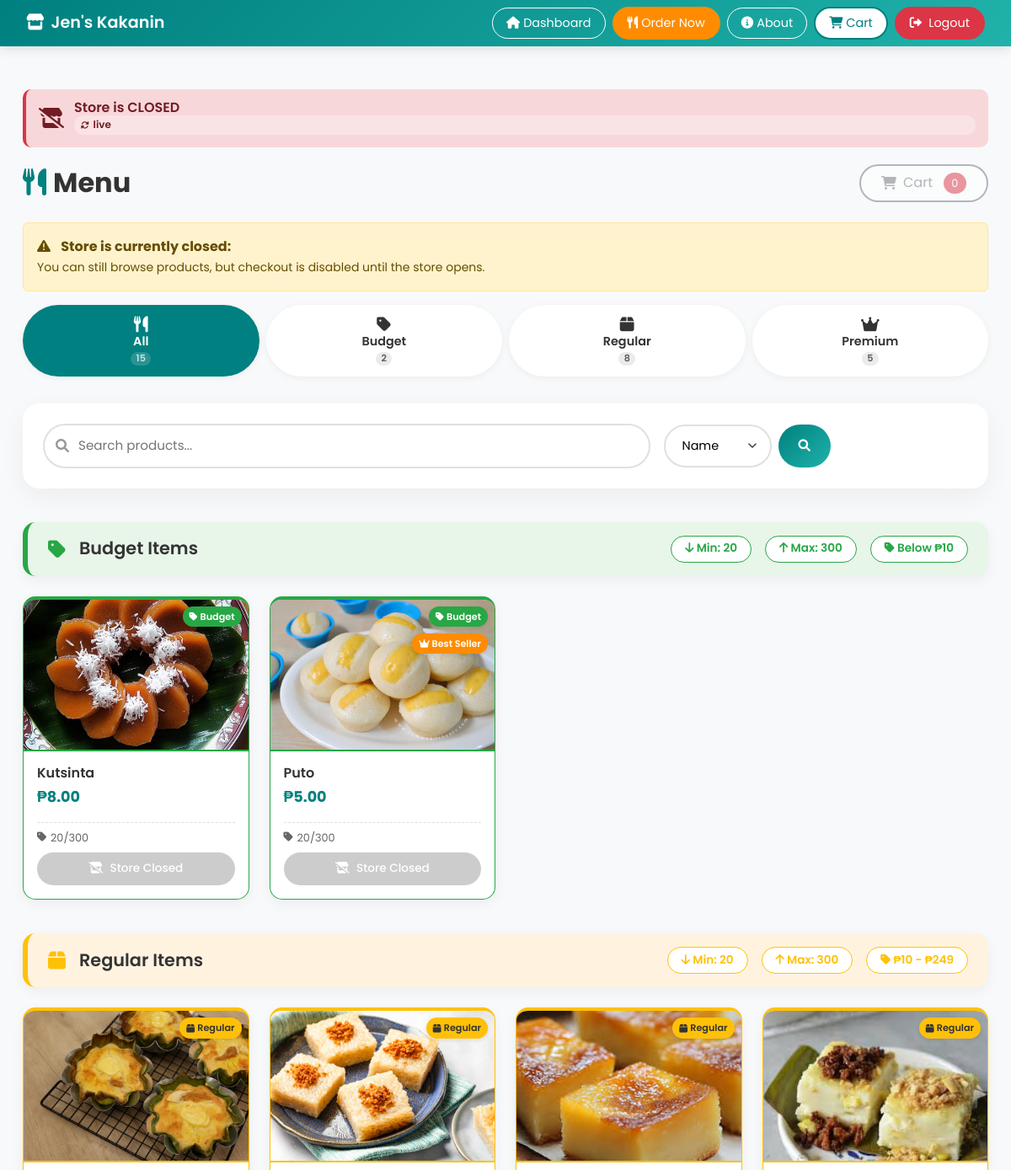
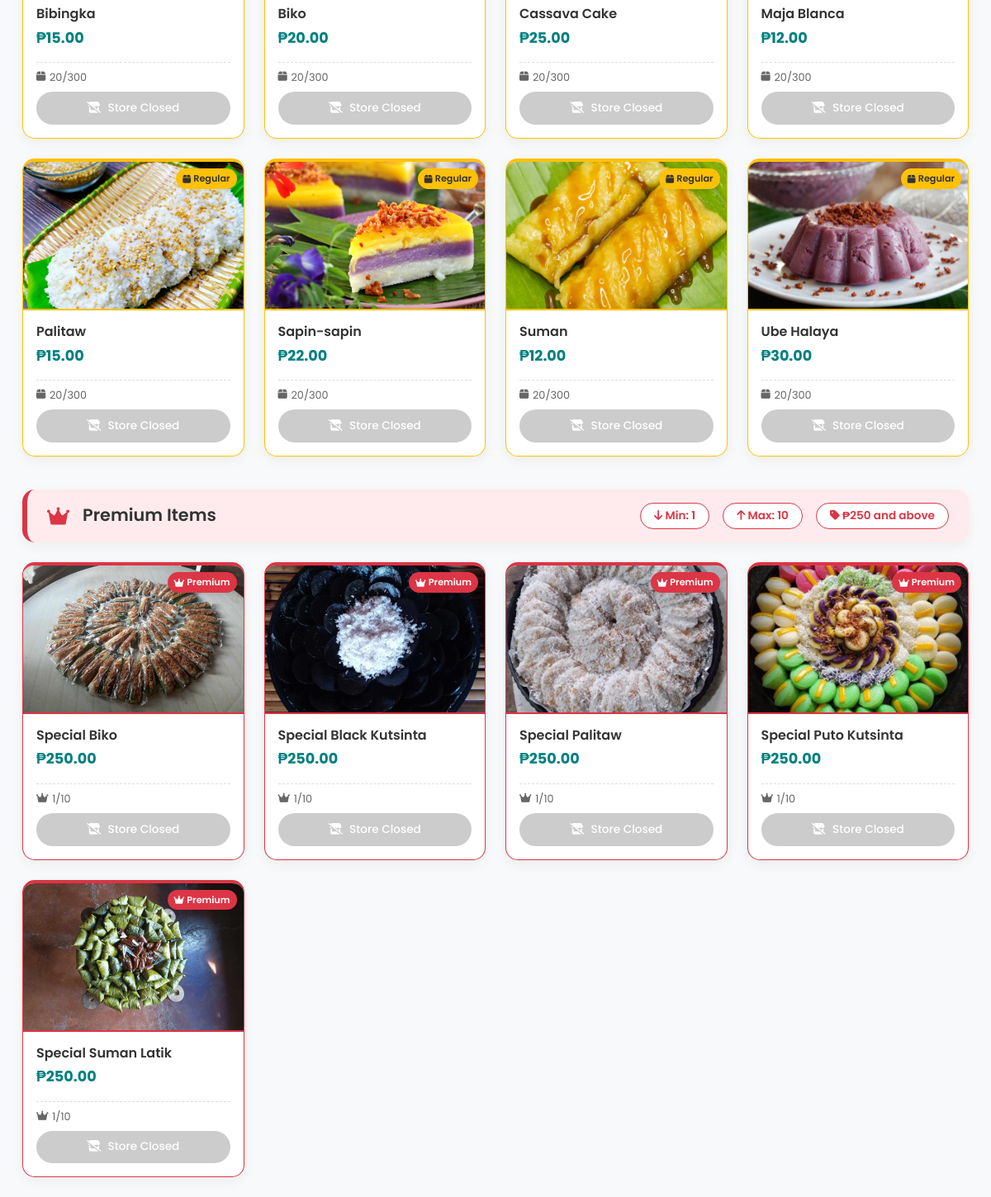
Screenshot of /menu (signed in) with the database file from the repository (2 pictures, top to bottom).
### tables this page shows
CREATE TABLE `tbl_store_status` (
  `id` int(11) NOT NULL AUTO_INCREMENT,
  `is_online` tinyint(1) DEFAULT 0,
  `updated_by` int(11) DEFAULT NULL,
  `updated_at` timestamp NOT NULL DEFAULT current_timestamp() ON UPDATE current_timestamp(),
  `offline_message` text DEFAULT NULL,
  PRIMARY KEY (`id`)
);

CREATE TABLE `tbl_products` (
  `id` int(11) NOT NULL AUTO_INCREMENT,
  `name` varchar(100) NOT NULL,
  `description` text DEFAULT NULL,
  `price` decimal(10,2) NOT NULL,
  `stock` int(11) NOT NULL DEFAULT 0,
  `low_stock_threshold` int(11) DEFAULT 10,
  `image` varchar(255) DEFAULT NULL,
  `created_at` timestamp NOT NULL DEFAULT current_timestamp(),
  `updated_at` timestamp NOT NULL DEFAULT current_timestamp() ON UPDATE current_timestamp(),
  PRIMARY KEY (`id`),
  UNIQUE KEY `unique_product_name` (`name`)
);

### menu.php (the view, shortened to what this page needs)
<?php
require_once 'includes/config.php';
$store_online = true;
$offline_message = 'Store is currently closed. Please check back later.';
try {
    $stmt = $pdo->query("SELECT is_online, offline_message FROM tbl_store_status WHERE id = 1");
    $store_status = $stmt->fetch();
    if ($store_status) {
        $store_online = (bool)$store_status['is_online'];
        $offline_message = $store_status['offline_message'] ?? 'Store is currently closed. Please check back later.';
    }
} catch (Exception $e) {
    error_log("Store status check failed: " . $e->getMessage());
}
function getProductTier($price) {
    if ($price < 10) {
        return [
            'id' => 'budget',
            'name' => 'Budget',
            'fullname' => 'Budget Items',
            'range' => 'Below ₱10',
            'min' => 20,
            'max' => 300,
            'color' => 'budget',
            'icon' => 'fa-tag',
            'border' => '#28a745',
            'bg' => '#e8f5e9'
        ];
    } elseif ($price >= 10 && $price < 250) {
        return [
            'id' => 'regular',
            'name' => 'Regular',
            'fullname' => 'Regular Items',
            'range' => '₱10 - ₱249',
            'min' => 20,
            'max' => 300,
            'color' => 'regular',
            'icon' => 'fa-box',
            'border' => '#ffc107',
            'bg' => '#fff3e0'
        ];
    } else {
        return [
            'id' => 'premium',
            'name' => 'Premium',
            'fullname' => 'Premium Items',
            'range' => '₱250 and above',
            'min' => 1,
            'max' => 10,
            'color' => 'premium',
            'icon' => 'fa-crown',
            'border' => '#dc3545',
            'bg' => '#ffebee'
        ];
    }
}
$searchTerm = isset($_GET['search']) ? trim($_GET['search']) : '';
$sort = isset($_GET['sort']) ? $_GET['sort'] : 'name';
$selectedTier = isset($_GET['tier']) ? $_GET['tier'] : 'all';
$query = "SELECT *, DATEDIFF(NOW(), created_at) <= 7 as is_new FROM tbl_products";
$params = [];
switch ($sort) {
    case 'name':
    default:
        $query .= " ORDER BY name ASC";
        break;
}
$stmt = $pdo->prepare($query);
$stmt->execute($params);
$products = $stmt->fetchAll();
$tierCounts = [
    'budget' => $pdo->query("SELECT COUNT(*) FROM tbl_products WHERE price < 10")->fetchColumn(),
    'regular' => $pdo->query("SELECT COUNT(*) FROM tbl_products WHERE price >= 10 AND price < 250")->fetchColumn(),
    'premium' => $pdo->query("SELECT COUNT(*) FROM tbl_products WHERE price >= 250")->fetchColumn(),
];
$bestSellers = $pdo->query("
    SELECT p.id, SUM(oi.quantity) as total_ordered
    FROM tbl_order_items oi
    JOIN tbl_products p ON oi.product_id = p.id
    GROUP BY p.id
    ORDER BY total_ordered DESC
    LIMIT 8
")->fetchAll(PDO::FETCH_KEY_PAIR);
$groupedProducts = [
    'budget' => ['items' => [], 'info' => null],
    'regular' => ['items' => [], 'info' => null],
    'premium' => ['items' => [], 'info' => null]
];
foreach ($products as $product) {
    $tier = getProductTier($product['price']);
    $groupedProducts[$tier['id']]['items'][] = $product;
    $groupedProducts[$tier['id']]['info'] = $tier;
}
include 'includes/customer_header.php';
$cartTotal = !empty($_SESSION['cart']) ? array_sum(array_column($_SESSION['cart'], 'quantity')) : 0;
?>
<div class="container mt-3">
    <div class="store-status-banner <?php echo $store_online ? 'online' : 'offline'; ?>" id="storeStatusBanner">
        <i class="fas <?php echo $store_online ? 'fa-store' : 'fa-store-slash'; ?>"></i>
        <div class="status-text">
            <h5>
                <?php echo $store_online ? 'Store is OPEN' : 'Store is CLOSED'; ?>
                <span class="realtime-indicator" id="storeRealtimeIndicator">
                    <i class="fas fa-sync-alt fa-spin"></i> live
                </span>
            </h5>
        </div>
    </div>
    <div class="page-header">
        <h2><i class="fas fa-utensils me-2"></i>Menu</h2>
        <a href="/cart" class="btn-cart <?php echo !$store_online ? 'disabled' : ''; ?>" id="cartButton">
            <i class="fas fa-shopping-cart"></i> Cart
            <span class="badge-cart" id="cartCountBadge"><?php echo $cartTotal; ?></span>
        </a>
    </div>
    <?php if (!$store_online): ?>
    <div class="alert alert-warning mb-3" id="storeClosedWarning">
        <i class="fas fa-exclamation-triangle me-2"></i>
        <strong>Store is currently closed:</strong> <?php echo htmlspecialchars($offline_message); ?>
        <br><small>You can still browse products, but checkout is disabled until the store opens.</small>
    </div>
    <?php endif; ?>
    <div class="tier-filters">
        <a href="/menu" class="tier-filter-btn all <?php echo $selectedTier === 'all' ? 'active' : ''; ?>">
            <i class="fas fa-utensils"></i>
            All
            <span class="tier-count"><?php echo array_sum($tierCounts); ?></span>
        </a>
        <a href="?tier=budget<?php echo !empty($searchTerm) ? '&search=' . urlencode($searchTerm) : ''; ?><?php echo $sort != 'name' ? '&sort=' . $sort : ''; ?>"
           class="tier-filter-btn budget <?php echo $selectedTier === 'budget' ? 'active' : ''; ?>">
            <i class="fas fa-tag"></i>
            Budget
            <span class="tier-count"><?php echo $tierCounts['budget']; ?></span>
        </a>
        <a href="?tier=regular<?php echo !empty($searchTerm) ? '&search=' . urlencode($searchTerm) : ''; ?><?php echo $sort != 'name' ? '&sort=' . $sort : ''; ?>"
           class="tier-filter-btn regular <?php echo $selectedTier === 'regular' ? 'active' : ''; ?>">
            <i class="fas fa-box"></i>
            Regular
            <span class="tier-count"><?php echo $tierCounts['regular']; ?></span>
        </a>
        <a href="?tier=premium<?php echo !empty($searchTerm) ? '&search=' . urlencode($searchTerm) : ''; ?><?php echo $sort != 'name' ? '&sort=' . $sort : ''; ?>"
           class="tier-filter-btn premium <?php echo $selectedTier === 'premium' ? 'active' : ''; ?>">
            <i class="fas fa-crown"></i>
            Premium
            <span class="tier-count"><?php echo $tierCounts['premium']; ?></span>
        </a>
    </div>
    <div class="search-section">
        <form method="get" action="" class="search-form" id="searchForm">
            <div class="search-wrapper">
                <i class="fas fa-search"></i>
                <input type="text"
                       name="search"
                       class="search-input"
                       placeholder="Search products..."
                       value="<?php echo htmlspecialchars($searchTerm); ?>"
                       autocomplete="off">
            </div>
            <div class="search-filters">
                <select name="sort" class="filter-select">
                    <option value="name" <?php echo $sort == 'name' ? 'selected' : ''; ?>>Name</option>
                </select>
                <button type="submit" class="btn-search">
                    <i class="fas fa-search"></i>
                </button>
            </div>
        </form>
    </div>
    <?php
    foreach (['budget', 'regular', 'premium'] as $tierId):
        if (!empty($groupedProducts[$tierId]['items'])):
            $tierInfo = $groupedProducts[$tierId]['info'];
    ?>
    <div class="tier-category">
        <div class="tier-header <?php echo $tierId; ?>">
            <div class="tier-title">
                <i class="fas <?php echo $tierInfo['icon']; ?> <?php echo $tierId; ?>"></i>
                <h3><?php echo $tierInfo['fullname']; ?></h3>
            </div>
            <div class="tier-rules">
                <span class="tier-rule-badge <?php echo $tierId; ?>">
                    <i class="fas fa-arrow-down"></i> Min: <?php echo $tierInfo['min']; ?>
                </span>
                <span class="tier-rule-badge <?php echo $tierId; ?>">
                    <i class="fas fa-arrow-up"></i> Max: <?php echo $tierInfo['max']; ?>
                </span>
                <span class="tier-rule-badge <?php echo $tierId; ?>">
                    <i class="fas fa-tag"></i> <?php echo $tierInfo['range']; ?>
                </span>
            </div>
        </div>
        <div class="product-grid">
            <?php foreach ($groupedProducts[$tierId]['items'] as $product):
                $imagePath = '/assets/images/' . $product['image'];
                $imageFile = $_SERVER['DOCUMENT_ROOT'] . $imagePath;
                $inCart = isset($_SESSION['cart'][$product['id']]);
                $cartQty = $inCart ? $_SESSION['cart'][$product['id']]['quantity'] : 0;
                $maxReached = $inCart && $cartQty >= $tierInfo['max'];
                $productName = htmlspecialchars($product['name']);
            ?>
            <div class="product-card <?php echo $tierId; ?>" data-product-id="<?php echo $product['id']; ?>">
                <div class="product-tier-badge <?php echo $tierId; ?>">
                    <i class="fas <?php echo $tierInfo['icon']; ?>"></i>
                    <?php echo $tierInfo['name']; ?>
                </div>
                <?php if (isset($bestSellers[$product['id']])): ?>
                    <div class="best-seller-badge">
                        <i class="fas fa-crown"></i> Best Seller
                    </div>
                <?php endif; ?>
                <?php if ($product['image'] && file_exists($imageFile)): ?>
                    <img src="<?php echo $imagePath; ?>" alt="<?php echo htmlspecialchars($product['name']); ?>">
                <?php else: ?>
                    <div style="height:180px; background:#f0f0f0; display:flex; align-items:center; justify-content:center;">
                        <i class="fas fa-image fa-3x text-muted"></i>
                    </div>
                <?php endif; ?>
                <div class="product-info">
                    <div class="product-name"><?php echo $productName; ?></div>
                    <div class="product-price">₱<?php echo number_format($product['price'], 2); ?></div>
                    <div class="tier-info-row">
                        <div class="tier-minmax">
                            <i class="fas <?php echo $tierInfo['icon']; ?> <?php echo $tierId; ?>"></i>
                            <span><?php echo $tierInfo['min']; ?>/<?php echo $tierInfo['max']; ?></span>
                        </div>
                    </div>
                    <?php if ($product['stock'] <= 0): ?>
                        <button class="btn-add" disabled>
                            <i class="fas fa-times-circle"></i> Out of Stock
                        </button>
                    <?php elseif ($maxReached): ?>
                        <button class="btn-add" disabled>
                            <i class="fas fa-ban"></i> Max Reached (<?php echo $tierInfo['max']; ?>)
                        </button>
                    <?php elseif (!$store_online): ?>
                        <button class="btn-add" disabled>
                            <i class="fas fa-store-slash"></i> Store Closed
                        </button>
                    <?php endif; ?>
                </div>
            </div>
            <?php endforeach; ?>
        </div>
    </div>
    <?php
        endif;
    endforeach;
    ?>
</div>
<?php include 'includes/footer.php'; ?>

### includes/customer_header.php (style rules this page uses)
body { font-family: 'Poppins', sans-serif; background-color: #f8f9fa; padding-top: 80px; }
.btn-cart { background: white; color: #008080; border: 2px solid white; }
.badge-cart { background: #dc3545; color: white; border-radius: 50px; padding: 0.2rem 0.6rem; font-size: 0.7rem; margin-left: 0.3rem; display: inline-block; animation: badgePop 0.3s ease; }

### rows the page displays
tbl_products: name "Budget", image (picture), name "Kutsinta", price "8.00", min "20", max "300", stock "Store Closed"
tbl_products: name "Budget", shows "Best Seller", image (picture), name "Puto", price "5.00", min "20", max "300", stock "Store Closed"
tbl_products: name "Regular", image (picture), name "Bibingka", price "15.00", min "20", max "300", stock "Store Closed"
tbl_products: name "Regular", image (picture), name "Biko", price "20.00", min "20", max "300", stock "Store Closed"
tbl_products: name "Regular", image (picture), name "Cassava Cake", price "25.00", min "20", max "300", stock "Store Closed"
tbl_products: name "Regular", image (picture), name "Maja Blanca", price "12.00", min "20", max "300", stock "Store Closed"
tbl_products: name "Regular", image (picture), name "Palitaw", price "15.00", min "20", max "300", stock "Store Closed"
tbl_products: name "Regular", image (picture), name "Sapin-sapin", price "22.00", min "20", max "300", stock "Store Closed"
tbl_products: name "Regular", image (picture), name "Suman", price "12.00", min "20", max "300", stock "Store Closed"
tbl_products: name "Regular", image (picture), name "Ube Halaya", price "30.00", min "20", max "300", stock "Store Closed"
tbl_products: name "Premium", image (picture), name "Special Biko", price "250.00", min "1", max "10", stock "Store Closed"
tbl_products: name "Premium", image (picture), name "Special Black Kutsinta", price "250.00", min "1", max "10", stock "Store Closed"
tbl_products: name "Premium", image (picture), name "Special Palitaw", price "250.00", min "1", max "10", stock "Store Closed"
tbl_products: name "Premium", image (picture), name "Special Puto Kutsinta", price "250.00", min "1", max "10", stock "Store Closed"
tbl_products: name "Premium", image (picture), name "Special Suman Latik", price "250.00", min "1", max "10", stock "Store Closed"

### other values shown
$cartTotal "0"
array_sum($tierCounts) "15"
$tierCounts['budget'] "2"
$tierCounts['regular'] "8"
$tierCounts['premium'] "5"
$tierInfo['fullname'] "Budget Items"
$tierInfo['min'] "20"
$tierInfo['max'] "300"
$tierInfo['range'] "Below ₱10"
$tierInfo['fullname'] "Regular Items"
$tierInfo['range'] "₱10 - ₱249"
$tierInfo['fullname'] "Premium Items"
$tierInfo['min'] "1"
$tierInfo['max'] "10"
$tierInfo['range'] "₱250 and above"
